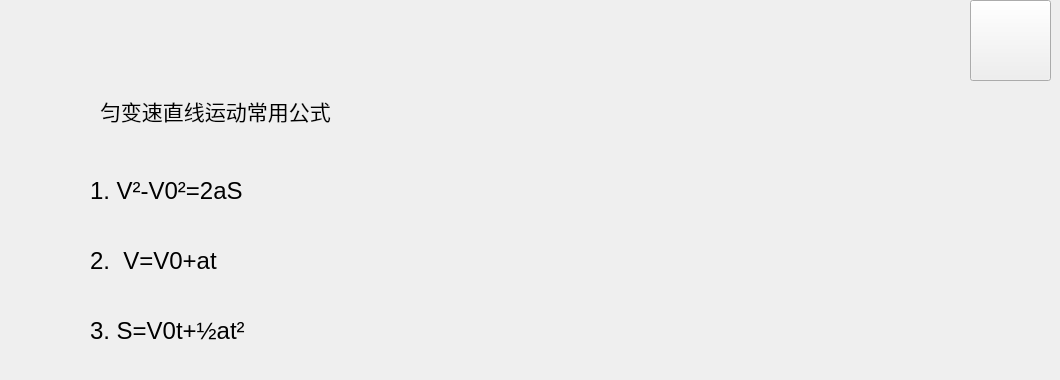
    <widget class="QWidget" name="car1">
     <widget class="QPushButton" name="thermo_rt_2">
      <property name="geometry">
       <rect>
        <x>970</x>
        <y>0</y>
        <width>81</width>
        <height>81</height>
       </rect>
      </property>
      <property name="styleSheet">
       <string notr="true">QPushButton {
  background-image: url(D:/caculator/cal/rt.png);
}</string>
      </property>
      <property name="text">
       <string/>
      </property>
     </widget>
     <widget class="QLabel" name="label_158">
      <property name="geometry">
       <rect>
        <x>100</x>
        <y>70</y>
        <width>591</width>
        <height>81</height>
       </rect>
      </property>
      <property name="font">
       <font>
        <family>Arial</family>
        <pointsize>16</pointsize>
       </font>
      </property>
      <property name="text">
       <string>匀变速直线运动常用公式</string>
      </property>
     </widget>
     <widget class="QLabel" name="label_159">
      <property name="geometry">
       <rect>
        <x>90</x>
        <y>150</y>
        <width>631</width>
        <height>81</height>
       </rect>
      </property>
      <property name="font">
       <font>
        <family>Arial</family>
        <pointsize>18</pointsize>
       </font>
      </property>
      <property name="text">
       <string>1. V²-V0²=2aS</string>
      </property>
     </widget>
     <widget class="QLabel" name="label_160">
      <property name="geometry">
       <rect>
        <x>90</x>
        <y>220</y>
        <width>631</width>
        <height>81</height>
       </rect>
      </property>
      <property name="font">
       <font>
        <family>Arial</family>
        <pointsize>18</pointsize>
       </font>
      </property>
      <property name="text">
       <string>2.  V=V0+at</string>
      </property>
     </widget>
     <widget class="QLabel" name="label_161">
      <property name="geometry">
       <rect>
        <x>90</x>
        <y>290</y>
        <width>631</width>
        <height>81</height>
       </rect>
      </property>
      <property name="font">
       <font>
        <family>Arial</family>
        <pointsize>18</pointsize>
       </font>
      </property>
      <property name="text">
       <string>3. S=V0t+½at²</string>
      </property>
     </widget>
    </widget>
